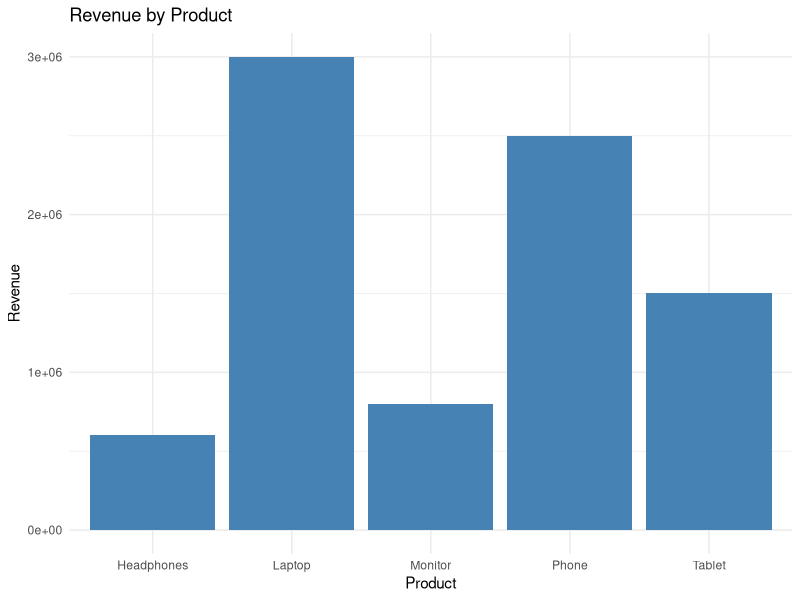

R code for this plot:
# Q33 – Bar Plot of Sales by Product
library(ggplot2)

sales <- data.frame(
  Product = c("Laptop","Phone","Tablet","Monitor","Headphones"),
  Revenue = c(3000000, 2500000, 1500000, 800000, 600000)
)

ggplot(sales, aes(x=Product, y=Revenue)) +
  geom_bar(stat="identity", fill="steelblue") +
  labs(title="Revenue by Product", x="Product", y="Revenue") +
  theme_minimal()


# Concepts: Bar plot with geom_bar(stat="identity"), titles, and theme.